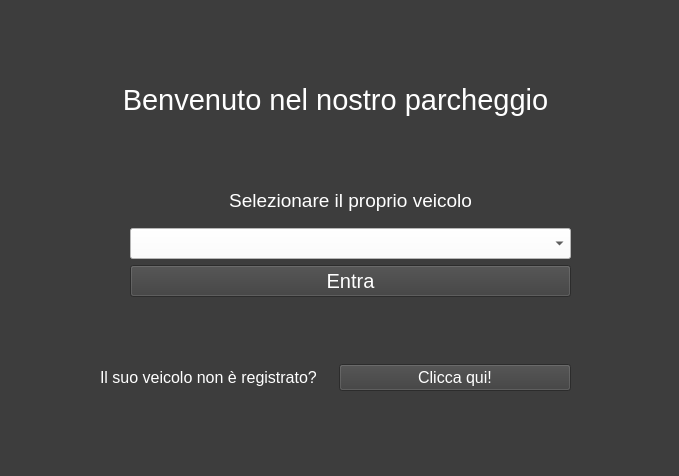
<?xml version="1.0" encoding="UTF-8"?>
<ui version="4.0">
 <class>Ingresso</class>
 <widget class="QWidget" name="Ingresso">
  <property name="geometry">
   <rect>
    <x>0</x>
    <y>0</y>
    <width>679</width>
    <height>476</height>
   </rect>
  </property>
  <property name="windowTitle">
   <string>Form</string>
  </property>
  <property name="styleSheet">
   <string notr="true">background-color: rgb(61, 61, 61);</string>
  </property>
  <widget class="QLabel" name="label">
   <property name="geometry">
    <rect>
     <x>40</x>
     <y>60</y>
     <width>591</width>
     <height>81</height>
    </rect>
   </property>
   <property name="font">
    <font>
     <pointsize>22</pointsize>
    </font>
   </property>
   <property name="text">
    <string>&lt;html&gt;&lt;head/&gt;&lt;body&gt;&lt;p align=&quot;center&quot;&gt;&lt;span style=&quot; color:#ffffff;&quot;&gt;Benvenuto nel nostro parcheggio&lt;/span&gt;&lt;/p&gt;&lt;/body&gt;&lt;/html&gt;</string>
   </property>
  </widget>
  <widget class="QWidget" name="layoutWidget">
   <property name="geometry">
    <rect>
     <x>100</x>
     <y>360</y>
     <width>471</width>
     <height>35</height>
    </rect>
   </property>
   <layout class="QHBoxLayout" name="horizontalLayout">
    <item>
     <widget class="QLabel" name="label_3">
      <property name="font">
       <font>
        <pointsize>12</pointsize>
       </font>
      </property>
      <property name="text">
       <string>&lt;html&gt;&lt;head/&gt;&lt;body&gt;&lt;p&gt;&lt;span style=&quot; color:#ffffff;&quot;&gt;Il suo veicolo non è registrato?&lt;/span&gt;&lt;/p&gt;&lt;/body&gt;&lt;/html&gt;</string>
      </property>
     </widget>
    </item>
    <item>
     <widget class="QPushButton" name="pushButton">
      <property name="font">
       <font>
        <pointsize>12</pointsize>
       </font>
      </property>
      <property name="styleSheet">
       <string notr="true">color: white;</string>
      </property>
      <property name="text">
       <string>Clicca qui!</string>
      </property>
     </widget>
    </item>
   </layout>
  </widget>
  <widget class="QWidget" name="">
   <property name="geometry">
    <rect>
     <x>130</x>
     <y>180</y>
     <width>441</width>
     <height>117</height>
    </rect>
   </property>
   <layout class="QVBoxLayout" name="verticalLayout_2">
    <item>
     <layout class="QVBoxLayout" name="verticalLayout">
      <item>
       <widget class="QLabel" name="label_2">
        <property name="font">
         <font>
          <pointsize>14</pointsize>
         </font>
        </property>
        <property name="text">
         <string>&lt;html&gt;&lt;head/&gt;&lt;body&gt;&lt;p align=&quot;center&quot;&gt;&lt;span style=&quot; color:#ffffff;&quot;&gt;Selezionare il proprio veicolo&lt;/span&gt;&lt;/p&gt;&lt;/body&gt;&lt;/html&gt;</string>
        </property>
       </widget>
      </item>
      <item>
       <widget class="QComboBox" name="comboBox">
        <property name="font">
         <font>
          <pointsize>14</pointsize>
         </font>
        </property>
        <property name="styleSheet">
         <string notr="true">QComboBox { background-color: white; }</string>
        </property>
       </widget>
      </item>
     </layout>
    </item>
    <item>
     <widget class="QPushButton" name="pushButton_2">
      <property name="font">
       <font>
        <pointsize>15</pointsize>
       </font>
      </property>
      <property name="styleSheet">
       <string notr="true">color: white;</string>
      </property>
      <property name="text">
       <string>Entra</string>
      </property>
     </widget>
    </item>
   </layout>
  </widget>
 </widget>
 <resources/>
 <connections/>
</ui>
